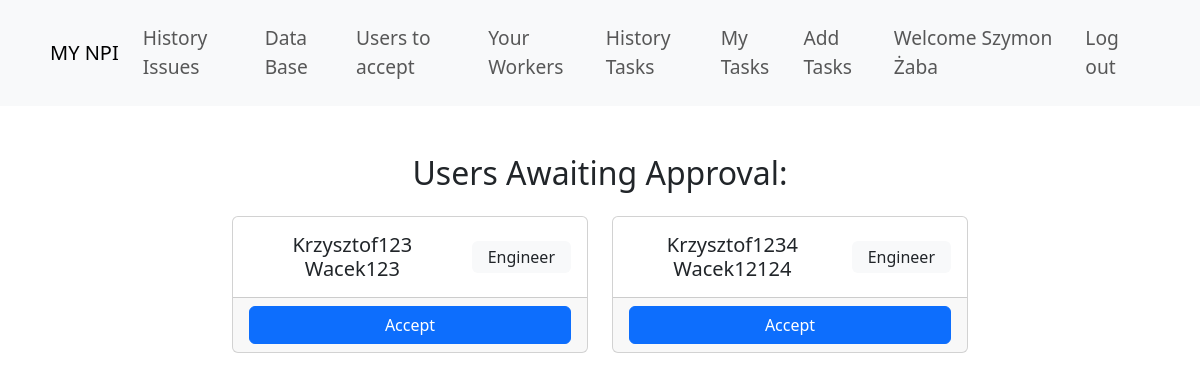
/approve-users/ (signed in), run on the app's committed database.
### accounts/models.py (models this page shows, shortened)
class Profile(models.Model):
    ROLE_CHOICES = (
        ('engineer', 'Engineer'),
        ('user', 'User'),
        ('production', 'Production'),
    )
    user = models.OneToOneField(User, on_delete=models.CASCADE, related_name='profile')
    basic_info = models.CharField(max_length=500, blank=True)
    role = models.CharField(max_length=50, choices=ROLE_CHOICES)
    is_approved = models.BooleanField(default=False)
    supervisor = models.ForeignKey(User, related_name='engineers', on_delete=models.SET_NULL, null=True, blank=True)
    position = models.CharField(max_length=100, blank=True)
    department = models.CharField(max_length=100, blank=True)
    phone_number = models.CharField(max_length=20, blank=True)
    office_number = models.CharField(max_length=20, blank=True)
    languages = models.CharField(max_length=100, blank=True)

### accounts/views.py (the view)
# urls.py: path('approve-users/', views.approve_users, name='approve_users'),
@login_required
@user_passes_test(is_supervisor)
def approve_users(request):
    profiles_to_approve = Profile.objects.filter(supervisor=request.user, is_approved=False)
    if request.method=='POST':
        profile_id = request.POST.get('profile_id')
        profile_to_approve = get_object_or_404(Profile, id=profile_id)
        profile_to_approve.is_approved = True
        profile_to_approve.save()
        return redirect('approve_users')
    return render(request, 'approve_users.html', {'profiles': profiles_to_approve})

### accounts/context_processors.py (called while the page is built)
def add_group_names(request):
    if request.user.is_authenticated:
        group_names = [group.name for group in request.user.groups.all()]
        return {'group_names': group_names}
    return {}

### accounts/views.py (called while the page is built)
def is_supervisor(user):
    return user.groups.filter(name='Supervisor').exists()

### accounts/templates/accounts/approve_users.html (shortened to what this page needs)
{% extends "user_profile/base.html" %} {% block content %}
<div class="container mt-5">
  <h2 class="text-center mb-4">Users Awaiting Approval:</h2>
  <form method="post">
      <div class="row row-cols-1 row-cols-md-3 justify-content-center g-4">
          {% for profile in profiles %}
          <div class="col">
              <div class="card h-100 text-center">
                  <div class="card-body d-flex justify-content-center align-items-center">
                    <div class="me-3">
                        <h5 class="card-title mb-0">{{ profile.user.get_full_name }}</h5>
                    </div>
                    <div class="bg-light px-3 py-1 rounded">
                        <p class="card-text mb-0">{{ profile.role.capitalize }}</p>
                    </div>
                  </div>
                  <div class="card-footer">
                      <button type="submit" name="profile_id" value="{{ profile.id }}" class="btn btn-primary w-100">
                          Accept
                      </button>
                  </div>
              </div>
          </div>
          {% empty %}
          <div class="col-12">
              <p class="text-center">No users to approve.</p>
          </div>
          {% endfor %}
      </div>
  </form>
</div>
{% endblock %}

### user_profile/templates/user_profile/base.html (shortened to what this page needs)
<!DOCTYPE html>
{% load static %}
<html lang="en">
<head>
    <link href="https://cdn.jsdelivr.net/npm/bootstrap@5.3.2/dist/css/bootstrap.min.css" rel="stylesheet" />
</head>
<body class="loader">
    <nav class="navbar navbar-expand-lg navbar-light bg-light py-3">
        <div class="container-fluid">
            <a class="navbar-brand" href="{% url 'user_profile:main_page' %}">MY NPI</a>
            <div class="collapse navbar-collapse" id="navbarNav">
                <ul class="navbar-nav me-auto mb-2 mb-lg-0">
                    <li class="nav-item">
                      <a class="nav-link" href="{% url 'user_profile:history_issue_list' %}">History Issues</a>
                    </li>
                    {% if "Supervisor" in group_names %}
                        <li class="nav-item">
                            <a class="nav-link" href="#">Data Base</a>
                        </li>
                        <li class="nav-item">
                            <a class="nav-link" href="{% url 'approve_users' %}">Users to accept</a>
                        </li>
                        <li class="nav-item">
                            <a class="nav-link" href="{% url 'subordinates' %}">Your Workers</a>
                        </li>
                    {% endif %}
                </ul>
                <ul class="navbar-nav ms-auto">
                    {% if "Supervisor" in group_names or "Engineer" in group_names %}
                        <li class="nav-item">
                            <a class="nav-link" href="{% url 'user_profile:history_view' %}">History Tasks</a>
                        </li>
                        <li class="nav-item">
                            <a class="nav-link" href="{% url 'user_profile:tasks_list' %}">My Tasks</a>
                        </li>
                        <li class="nav-item">
                            <a class="nav-link" href="{% url 'user_profile:task_form' %}">Add Tasks</a>
                        </li>
                    {% endif %}
                    {% if user.is_authenticated %}
                    <li class="nav-item">
                        <a href="{% url 'user_profile:profile' request.user.username %}" class="nav-link">Welcome {{ request.user.get_full_name }}</a>
                    </li>
                    <li class="nav-item">
                        <a class="nav-link" href="{% url 'user_profile:logout' %}">Log out</a>
                    </li>
                    {% endif %}
                </ul>
            </div>
        </div>
    </nav>
    {% block content %}{% endblock %}
</body>
</html>

### user_profile/templates/user_profile/base.html (style rules this page uses)
.navbar { font-size: 1.2rem; position: sticky; top: 0; z-index: 100; }
.navbar .container-fluid { padding-left: 50px; padding-right: 50px; }

### data on the page
Profile: user.get_full_name "Krzysztof123 Wacek123", role "Engineer", {{ profile.id }} 34 (drawn)
Profile: user.get_full_name "Krzysztof1234 Wacek12124", role "Engineer", {{ profile.id }} 35 (drawn)

### other printed values
{{ request.user.get_full_name }} "Szymon Żaba"
